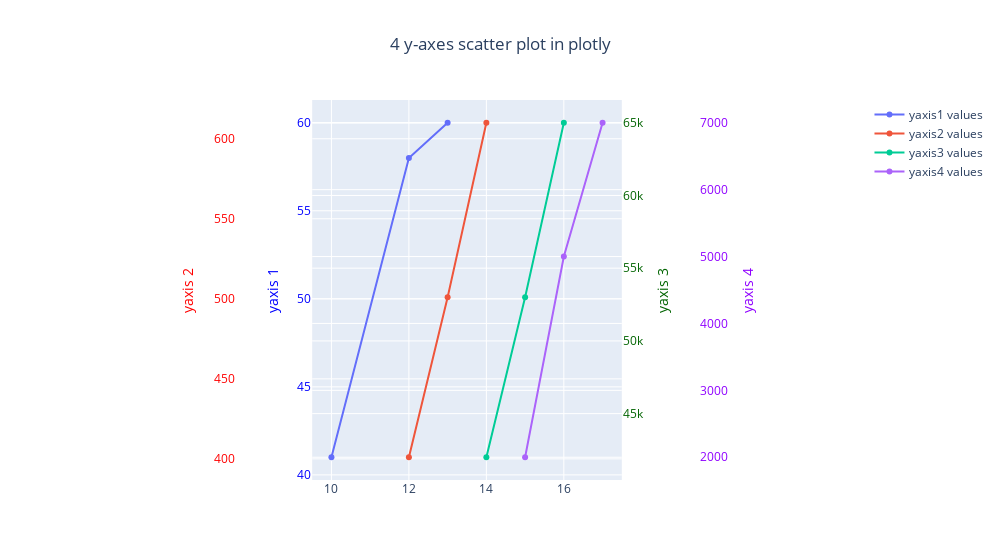

Notebook cell for this chart:
### Code cell
# initialize a Figure object and store it in
# a variable fig
fig = go.Figure()
 
# add x and y values for the 1st scatter
# plot and name the yaxis as yaxis1 values
fig.add_trace(go.Scatter(
    x=[10, 12, 13],
    y=[41, 58, 60],
    name="yaxis1 values"
))
 
# add x and y values for the 2nd scatter
# plot and name the yaxis as yaxis2 values
fig.add_trace(go.Scatter(
    x=[12, 13, 14],
    y=[401, 501, 610],
    name="yaxis2 values",
    yaxis="y2"
))
 
# add x and y values for the 3rd scatter
# plot and name the yaxis as yaxis3 values
fig.add_trace(go.Scatter(
    x=[14, 15, 16],
    y=[42000, 53000, 65000],
    name="yaxis3 values",
    yaxis="y3"
))
 
# add x and y values for the 4th scatter plot
# and name the yaxis as yaxis4 values
fig.add_trace(go.Scatter(
    x=[15, 16, 17],
    y=[2000, 5000, 7000],
    name="yaxis4 values",
    yaxis="y4"
))
 
# Create axis objects
fig.update_layout(
    # split the x-axis to fraction of plots in
    # proportions
    xaxis=dict(
        domain=[0.3, 0.7]
    ),
   
    # pass the y-axis title, titlefont, color
    # and tickfont as a dictionary and store
    # it an variable yaxis
    yaxis=dict(
        title="yaxis 1",
        titlefont=dict(
            color="#0000ff"
        ),
        tickfont=dict(
            color="#0000ff"
        )
    ),
     
    # pass the y-axis 2 title, titlefont, color and
    # tickfont as a dictionary and store it an
    # variable yaxis 2
    yaxis2=dict(
        title="yaxis 2",
        titlefont=dict(
            color="#FF0000"
        ),
        tickfont=dict(
            color="#FF0000"
        ),
        anchor="free",  # specifying x - axis has to be the fixed
        overlaying="y",  # specifyinfg y - axis has to be separated
        side="left",  # specifying the side the axis should be present
        position=0.2  # specifying the position of the axis
    ),
   
    # pass the y-axis 3 title, titlefont, color and
    # tickfont as a dictionary and store it an
    # variable yaxis 3
    yaxis3=dict(
        title="yaxis 3",
        titlefont=dict(
            color="#006400"
        ),
        tickfont=dict(
            color="#006400"
        ),
        anchor="x",     # specifying x - axis has to be the fixed
        overlaying="y",  # specifyinfg y - axis has to be separated
        side="right"  # specifying the side the axis should be present
    ),
     
    # pass the y-axis 4 title, titlefont, color and
    # tickfont as a dictionary and store it an
    # variable yaxis 4
    yaxis4=dict(
        title="yaxis 4",
        titlefont=dict(
            color="#8f00ff"
        ),
        tickfont=dict(
            color="#8f00ff"
        ),
        anchor="free",  # specifying x - axis has to be the fixed
        overlaying="y",  # specifyinfg y - axis has to be separated
        side="right",  # specifying the side the axis should be present
        position=0.8  # specifying the position of the axis
    )
)
 
 
# Update layout of the plot namely title_text, width
# and place it in the center using title_x parameter
# as shown
fig.update_layout(
    title_text="4 y-axes scatter plot in plotly",
    width=1000,
    title_x=0.5)

### Figure 1 — Plotly figure (JSON) as saved in the notebook; plotly's stock layout.template omitted (floating-point values rounded to 4 significant figures)
{"data": [{"name": "yaxis1 values", "type": "scatter", "x": [10, 12, 13], "y": [41, 58, 60]}, {"name": "yaxis2 values", "type": "scatter", "x": [12, 13, 14], "y": [401, 501, 610], "yaxis": "y2"}, {"name": "yaxis3 values", "type": "scatter", "x": [14, 15, 16], "y": [42000, 53000, 65000], "yaxis": "y3"}, {"name": "yaxis4 values", "type": "scatter", "x": [15, 16, 17], "y": [2000, 5000, 7000], "yaxis": "y4"}], "layout": {"title": {"text": "4 y-axes scatter plot in plotly", "x": 0.5}, "width": 1000, "xaxis": {"domain": [0.3, 0.7]}, "yaxis": {"tickfont": {"color": "#0000ff"}, "title": {"font": {"color": "#0000ff"}, "text": "yaxis 1"}}, "yaxis2": {"anchor": "free", "overlaying": "y", "position": 0.2, "side": "left", "tickfont": {"color": "#FF0000"}, "title": {"font": {"color": "#FF0000"}, "text": "yaxis 2"}}, "yaxis3": {"anchor": "x", "overlaying": "y", "side": "right", "tickfont": {"color": "#006400"}, "title": {"font": {"color": "#006400"}, "text": "yaxis 3"}}, "yaxis4": {"anchor": "free", "overlaying": "y", "position": 0.8, "side": "right", "tickfont": {"color": "#8f00ff"}, "title": {"font": {"color": "#8f00ff"}, "text": "yaxis 4"}}}}
